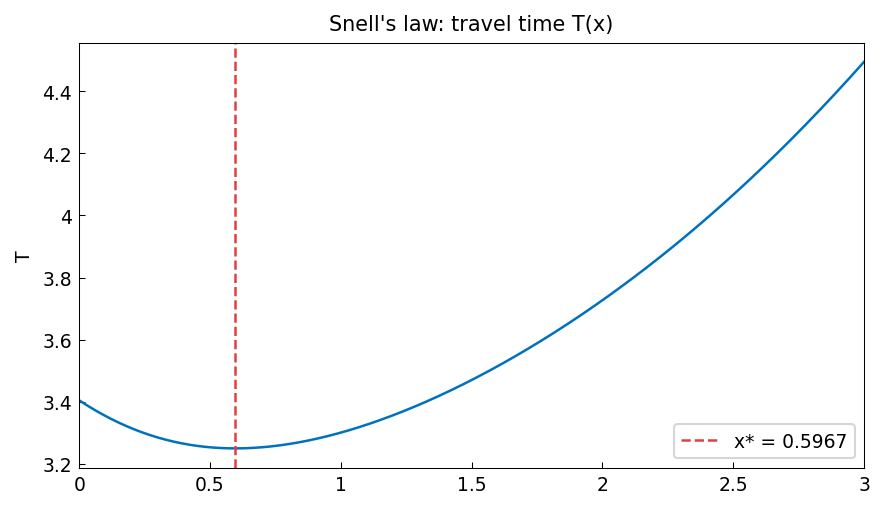

Write Python code to recreate this figure.
"""Snell's law: optimal light path between two media.

Light travels from point A in medium 1 (speed c1) to point B in
medium 2 (speed c2), crossing a flat interface. Snell's law says
the optimal crossing point satisfies sin(theta1)/c1 = sin(theta2)/c2.

Credit: Inspired by Chebfun examples calc/SnellsLaw.m.
Original MATLAB Chebfun: Copyright 2017 by The University of Oxford and
The Chebfun Developers. See https://www.chebfun.org/ for Chebfun information.
"""
import os

os.environ.setdefault("XLA_PYTHON_CLIENT_PREALLOCATE", "false")

import matplotlib

matplotlib.use("Agg")
import os
import sys

import jax.numpy as jnp
import matplotlib.pyplot as plt
import numpy as np

sys.path.insert(0, os.path.join(os.path.dirname(__file__), '..', '..', 'src'))

import chebfunjax as cj
from chebfunjax.plotting import chebfun_style

chebfun_style()

from chebfunjax.plotting import plot


def run():
    print("=" * 60)
    print("Snell's law via Chebfun optimization")
    print("=" * 60)

    # Source at (0, h1), target at (d, -h2), interface at y=0
    h1 = 1.0   # depth of source above interface
    h2 = 2.0   # depth of target below interface
    d = 3.0    # horizontal distance
    c1 = 1.0   # speed in medium 1 (above interface)
    c2 = 1.5   # speed in medium 2 (below interface); faster

    # Travel time as a function of crossing point x in [0, d]
    # T(x) = sqrt(x^2 + h1^2)/c1 + sqrt((d-x)^2 + h2^2)/c2
    dom = (0.0, d)
    T = cj.chebfun(
        lambda x: jnp.sqrt(x**2 + h1**2) / c1 +
                  jnp.sqrt((d - x)**2 + h2**2) / c2,
        domain=dom
    )

    x_min, T_min = T.min()
    print(f"\nSource at (0, {h1}), target at ({d}, -{h2})")
    print(f"Speeds: c1={c1}, c2={c2}")
    print(f"  Optimal crossing x* = {x_min:.12f}")
    print(f"  Minimum travel time T* = {T_min:.12f}")

    # Exact: Snell's law says sin(theta1)/c1 = sin(theta2)/c2
    # sin(theta1) = x / sqrt(x^2 + h1^2), sin(theta2) = (d-x)/sqrt((d-x)^2+h2^2)
    from scipy.optimize import brentq
    def snell_eq(x_):
        return (x_ / np.sqrt(x_**2 + h1**2) / c1 -
                (d - x_) / np.sqrt((d - x_)**2 + h2**2) / c2)

    x_snell = brentq(snell_eq, 0.001, d - 0.001)
    print(f"  Exact (Snell) x* = {x_snell:.12f}")
    print(f"  Error = {abs(x_min - x_snell):.2e}")
    assert abs(x_min - x_snell) < 1e-9

    # Verify Snell's law at the optimum
    sin_theta1 = x_min / np.sqrt(x_min**2 + h1**2)
    sin_theta2 = (d - x_min) / np.sqrt((d - x_min)**2 + h2**2)
    snell_ratio1 = sin_theta1 / c1
    snell_ratio2 = sin_theta2 / c2
    print("\nSnell's law check:")
    print(f"  sin(theta1)/c1 = {snell_ratio1:.12f}")
    print(f"  sin(theta2)/c2 = {snell_ratio2:.12f}")
    print(f"  Difference = {abs(snell_ratio1 - snell_ratio2):.2e}")
    assert abs(snell_ratio1 - snell_ratio2) < 1e-9

    # --- Plots -------------------------------------------------------
    _here = os.path.dirname(os.path.abspath(__file__))
    fig, ax = plot(T, title="Snell's law: travel time T(x)", ylabel="T")
    ax.axvline(float(x_min), color="#E04040", linewidth=1.2,
               linestyle="--", label=f"x* = {float(x_min):.4f}")
    ax.legend(fontsize=9)
    fig.savefig(os.path.join(_here, "snells_law.png"),
                dpi=150, bbox_inches="tight")
    plt.close(fig)

    print("\nAll assertions passed.")
    return True

if __name__ == "__main__":
    run()
